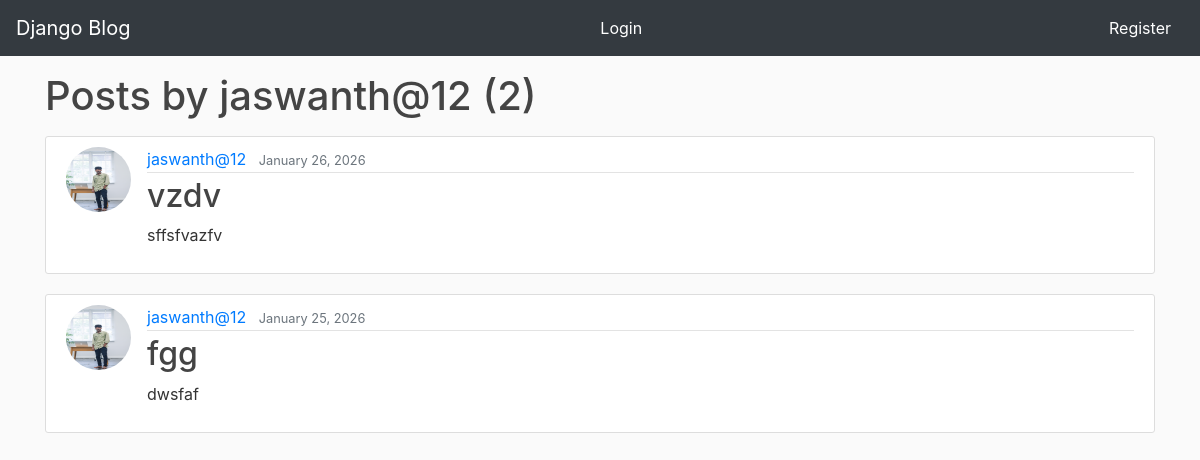
Screenshot of /user/jaswanth@12/ with the database file from the repository.
### blog/models.py (models this page shows, shortened)
class Post(models.Model):
    title = models.CharField(max_length=100)
    content = models.TextField()
    date_posted = models.DateTimeField(default=timezone.now)
    author = models.ForeignKey(User, on_delete=models.CASCADE)

### users/models.py (models this page shows, shortened)
class Profile(models.Model):
    user = models.OneToOneField(User, on_delete=models.CASCADE)
    image = models.ImageField(default='default.jpg', upload_to='profile_pics')

### blog/views.py (the view)
# urls.py: path('user/<str:username>/', UserPostListView.as_view(), name='user-posts'),
class UserPostListView(ListView):
    model = Post
    template_name = 'blog/user_posts.html'  # <app>/<model>_<viewtype>.html
    context_object_name = 'posts'
    paginate_by = 2
    def get_queryset(self):
        user = get_object_or_404(User, username=self.kwargs.get('username'))
        return Post.objects.filter(author=user).order_by('-date_posted')

### blog/templates/blog/user_posts.html (shortened to what this page needs)
{% extends "blog/base.html" %}
{% block content %}
    <h1 class="mb-3">Posts by {{ view.kwargs.username }} ({{ page_obj.paginator.count }})</h1>
    {% for post in posts %}
        <article class="media content-section">
          <img class="rounded-circle article-img" src="{{ post.author.profile.image.url }}">
          <div class="media-body">
            <div class="article-metadata">
              <a class="mr-2" href="{% url 'user-posts' post.author.username %}">{{ post.author }}</a>
              <small class="text-muted">{{ post.date_posted|date:"F d, Y" }}</small>
            </div>
            <h2><a class="article-title" href="{% url 'post-detail' post.id %}">{{ post.title }}</a></h2>
            <p class="article-content">{{ post.content }}</p>
          </div>
        </article>
    {% endfor %}
{% endblock content %}

### blog/static/blog/main.css (style rules this page uses)
body { background: #fafafa; color: #333333; margin-top: 0; }
h1, h2, h3, h4, h5, h6 { color: #444444; }
.content-section { background: #ffffff; padding: 10px 20px; border: 1px solid #dddddd; border-radius: 3px; margin-bottom: 20px; }
.article-title { color: #444444; }
.article-content { white-space: pre-line; }
.article-img { height: 65px; width: 65px; margin-right: 16px; }
.article-metadata { padding-bottom: 1px; margin-bottom: 4px; border-bottom: 1px solid #e3e3e3 }

### rows the page displays
Post: author.profile.image (picture), author "jaswanth@12", date_posted "January 26, 2026", title "vzdv", content "sffsfvazfv"
Post: author.profile.image (picture), author "jaswanth@12", date_posted "January 25, 2026", title "fgg", content "dwsfaf"

### other values shown
{{ view.kwargs.username }} "jaswanth@12"
{{ page_obj.paginator.count }} "2"
